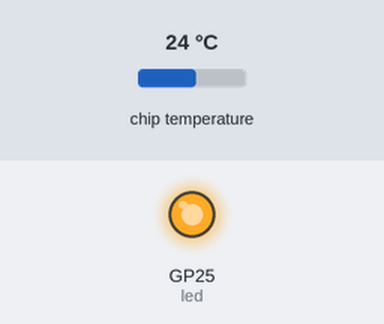
Bench run of a program on a simulated Raspberry Pi Pico running MicroPython. Shown: output pins drawn as LEDs (lit = HIGH). Inputs (shaded band) come from the test bench; at power-on: chip temperature 24 °C. No MQTT or app messages arrive unless stated; the clock reads 2024-03-15 10:24:30 at power-on unless the program sets it; what the program prints to the serial console is not drawn.

Above: at 0.8 s.
At 3.4 s:
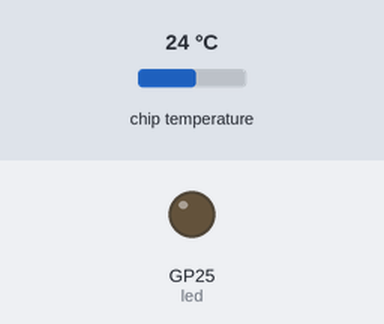
Timing chart, 0 to 7.5 s (numbered marks = the images above):
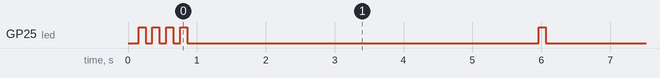

Measured:
- by itself, GP25 (led): goes 3 × (LOW 0.10 s, HIGH 0.10 s), 24 × (LOW 5.1 s, HIGH 0.10 s), then LOW

The program:

main.py
```python
"""
專題模板 - Pico 主程式
功能：讀取感測器資料並透過 MQTT 發送到 Pi
"""

import time
import machine
from mqtt_client import MQTTClient
from sensor_reader import SensorReader
import config

# 初始化 LED（用於狀態指示）
led = machine.Pin("LED", machine.Pin.OUT)

# 初始化感測器讀取器
sensor = SensorReader()

# 初始化 MQTT 客戶端
mqtt = MQTTClient(
    client_id=config.DEVICE_ID,
    broker=config.MQTT_BROKER,
    port=config.MQTT_PORT
)

def blink_led(times=1):
    """閃爍 LED 指示狀態"""
    for _ in range(times):
        led.on()
        time.sleep(0.1)
        led.off()
        time.sleep(0.1)

def connect_mqtt():
    """連接到 MQTT Broker"""
    print(f"正在連接到 MQTT Broker: {config.MQTT_BROKER}:{config.MQTT_PORT}")
    try:
        mqtt.connect()
        print("MQTT 連接成功")
        blink_led(3)  # 連接成功閃爍 3 次
        return True
    except Exception as e:
        print(f"MQTT 連接失敗: {e}")
        return False

def publish_sensor_data():
    """讀取感測器資料並發布到 MQTT"""
    try:
        # 讀取感測器資料
        data = sensor.read_all()

        # 建立 MQTT 訊息
        topic = f"{config.MQTT_TOPIC_PREFIX}/{config.DEVICE_ID}"
        message = {
            "device_id": config.DEVICE_ID,
            "timestamp": time.time(),
            "data": data
        }

        # 發布訊息
        mqtt.publish(topic, message)
        print(f"已發布資料: {message}")

        # 閃爍 LED 表示發送成功
        blink_led(1)

    except Exception as e:
        print(f"發布資料失敗: {e}")

def main():
    """主程式"""
    print("=" * 50)
    print(f"裝置 ID: {config.DEVICE_ID}")
    print(f"發送間隔: {config.PUBLISH_INTERVAL} 秒")
    print("=" * 50)

    # 連接 MQTT
    if not connect_mqtt():
        print("無法連接 MQTT，程式結束")
        return

    # 主迴圈
    try:
        while True:
            publish_sensor_data()
            time.sleep(config.PUBLISH_INTERVAL)

    except KeyboardInterrupt:
        print("\n程式被使用者中斷")
    except Exception as e:
        print(f"發生錯誤: {e}")
    finally:
        mqtt.disconnect()
        print("MQTT 已斷線")

if __name__ == "__main__":
    main()
```

mqtt_client.py
```python
"""
MQTT 客戶端模組
處理與 MQTT Broker 的連接和訊息發布
"""

import json
from umqtt.simple import MQTTClient as UMQTTClient

class MQTTClient:
    """MQTT 客戶端類別"""

    def __init__(self, client_id, broker, port=1883):
        """
        初始化 MQTT 客戶端

        Args:
            client_id: 客戶端 ID
            broker: MQTT Broker 位址
            port: MQTT Broker 埠號
        """
        self.client_id = client_id
        self.broker = broker
        self.port = port
        self.client = None

    def connect(self):
        """連接到 MQTT Broker"""
        try:
            self.client = UMQTTClient(
                self.client_id,
                self.broker,
                port=self.port
            )
            self.client.connect()
            print(f"已連接到 MQTT Broker: {self.broker}:{self.port}")
            return True
        except Exception as e:
            print(f"MQTT 連接失敗: {e}")
            raise

    def publish(self, topic, message):
        """
        發布訊息到指定主題

        Args:
            topic: MQTT 主題
            message: 訊息內容（dict 會自動轉為 JSON）
        """
        try:
            # 如果訊息是字典，轉換為 JSON
            if isinstance(message, dict):
                message = json.dumps(message)

            # 發布訊息
            self.client.publish(topic, message)
            print(f"已發布到 {topic}: {message}")
            return True
        except Exception as e:
            print(f"發布訊息失敗: {e}")
            return False

    def disconnect(self):
        """斷開 MQTT 連接"""
        if self.client:
            try:
                self.client.disconnect()
                print("MQTT 已斷線")
            except Exception as e:
                print(f"斷線時發生錯誤: {e}")
```

sensor_reader.py
```python
"""
感測器讀取模組
根據你的專題需求修改此檔案
"""

import machine
import time

class SensorReader:
    """感測器讀取器類別"""

    def __init__(self):
        """初始化感測器"""
        # 初始化內建溫度感測器
        self.temp_sensor = machine.ADC(4)

        # 在此初始化其他感測器
        # 例如：self.light_sensor = machine.ADC(26)

    def read_temperature(self):
        """
        讀取 Pico 內建溫度感測器

        Returns:
            float: 溫度值（攝氏度）
        """
        try:
            # 讀取 ADC 值
            adc_value = self.temp_sensor.read_u16()

            # 轉換為電壓
            voltage = adc_value * (3.3 / 65535)

            # 轉換為溫度（根據 Pico 規格）
            temperature = 27 - (voltage - 0.706) / 0.001721

            return round(temperature, 2)
        except Exception as e:
            print(f"讀取溫度失敗: {e}")
            return None

    def read_custom_sensor(self):
        """
        讀取自訂感測器
        請根據你的感測器修改此方法

        Returns:
            dict: 感測器資料
        """
        # 範例：讀取類比感測器
        # adc = machine.ADC(26)
        # value = adc.read_u16()
        # return {"raw": value, "voltage": value * 3.3 / 65535}

        return {"value": 0}  # 預設值

    def read_all(self):
        """
        讀取所有感測器資料

        Returns:
            dict: 包含所有感測器資料的字典
        """
        data = {
            "temperature": self.read_temperature(),
            # 在此加入其他感測器讀取
            # "light": self.read_light(),
            # "humidity": self.read_humidity(),
        }

        return data

# 測試程式碼
if __name__ == "__main__":
    sensor = SensorReader()

    print("感測器測試程式")
    print("=" * 40)

    for i in range(5):
        data = sensor.read_all()
        print(f"讀取 {i+1}: {data}")
        time.sleep(2)
```

config.py
```python
"""
配置檔案 - 請根據你的環境修改這些設定
"""

# 裝置設定
DEVICE_ID = "pico_student_01"  # 修改為你的裝置 ID
DEVICE_NAME = "學生專題裝置"

# WiFi 設定（如果使用 Pico W）
WIFI_SSID = "your_wifi_ssid"      # 修改為你的 WiFi 名稱
WIFI_PASSWORD = "your_password"    # 修改為你的 WiFi 密碼

# MQTT 設定
MQTT_BROKER = "192.168.1.100"      # 修改為你的 Pi IP 位址
MQTT_PORT = 1883
MQTT_TOPIC_PREFIX = "student/sensors"

# 資料發送間隔（秒）
PUBLISH_INTERVAL = 5

# 感測器設定
SENSOR_CONFIG = {
    "temperature": {
        "enabled": True,
        "unit": "celsius"
    },
    # 在此加入其他感測器設定
}
```
